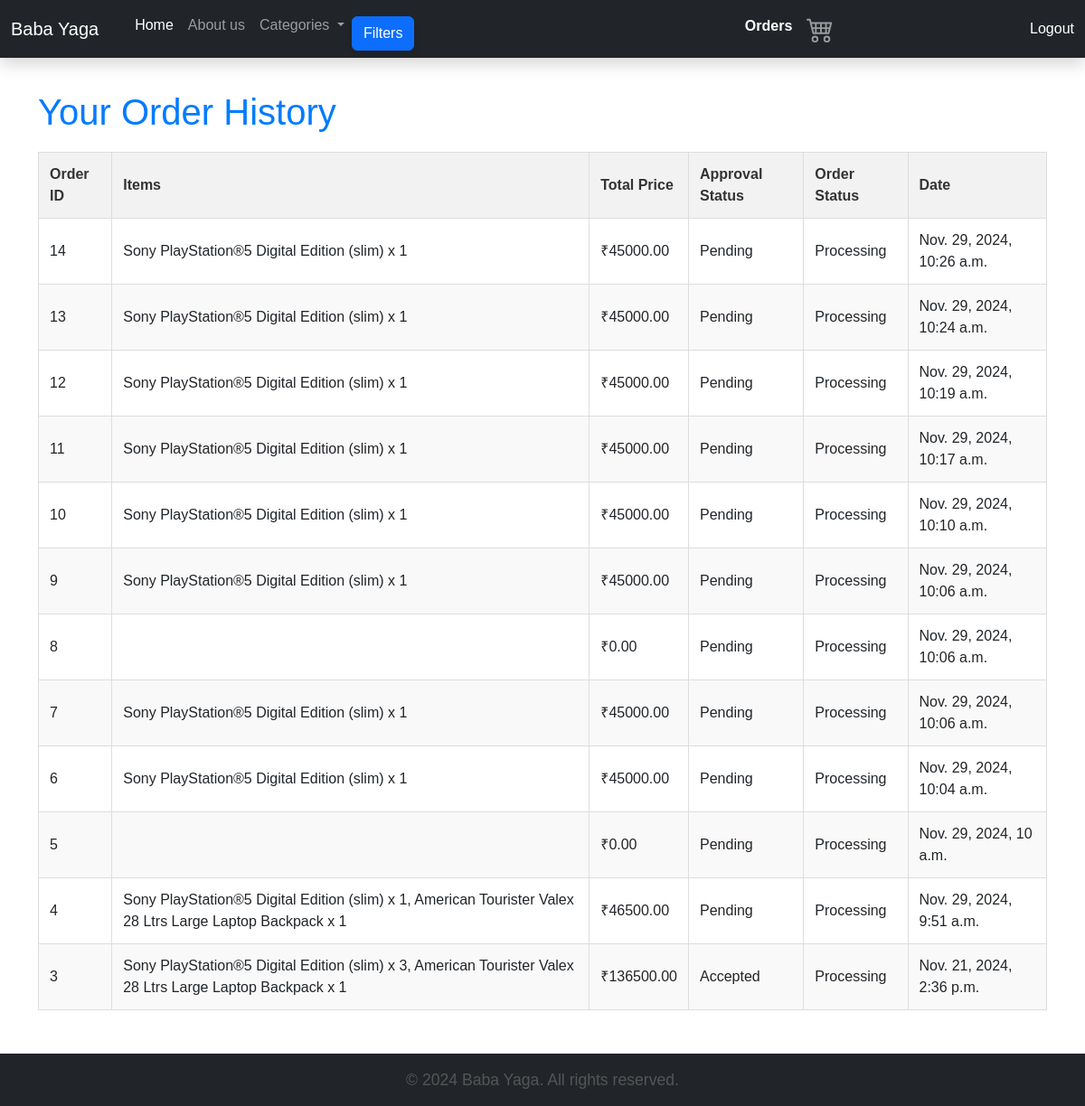
The page /order-history/ (signed in) on the database its author committed.
### shop/models.py (models this page shows, shortened)
class Checkout(models.Model):
    user = models.ForeignKey(User, on_delete=models.CASCADE, related_name='orders')
    order_items = models.TextField()  # Store order items as a comma-separated list
    total_price = models.DecimalField(max_digits=10, decimal_places=2)
    payment_status = models.CharField(
        max_length=20,
        choices=[('Paid', 'Paid'), ('Pending', 'Pending')]
    )
    order_status = models.CharField(
        max_length=20,
        choices=[
            ('Processing', 'Processing'),
            ('Shipped', 'Shipped'),
            ('Delivered', 'Delivered'),
            ('Rejected', 'Rejected')
        ],
        default='Processing'
    )
    approval_status = models.CharField(
        max_length=20,
        choices=[('Pending', 'Pending'), ('Accepted', 'Accepted'), ('Rejected', 'Rejected')],
        default='Pending'
    )
    created_at = models.DateTimeField(auto_now_add=True)

### shop/views.py (the view)
# urls.py: path('order-history/', OrderHistoryView.as_view(), name='order_history'),
@method_decorator(login_required, name='dispatch')
class OrderHistoryView(View):
    def get(self, request):
        orders = Checkout.objects.filter(user=request.user).order_by('-created_at')
        return render(request, 'shop/order_history.html', {'orders': orders})

### shop/context_processors.py (called while the page is built)
def categories(request):
    return {'categories': Category.objects.all()}

### shop/templates/shop/order_history.html (shortened to what this page needs)
{% extends 'shop/base_generic.html' %}
{% block content %}
    <h1>Your Order History</h1>
    {% if orders %}
    <table class="order-history-table">
        <thead>
            <tr>
                <th>Order ID</th>
                <th>Items</th>
                <th>Total Price</th>
                <th>Approval Status</th>
                <th>Order Status</th>
                <th>Date</th>
            </tr>
        </thead>
        <tbody>
            {% for order in orders %}
            <tr>
                <td>{{ order.id }}</td>
                <td>{{ order.order_items }}</td>
                <td>₹{{ order.total_price }}</td>
                <td>{{ order.get_approval_status_display }}</td>
                <td>{{ order.get_order_status_display }}</td>
                <td>{{ order.created_at }}</td>
            </tr>
            {% endfor %}
        </tbody>
    </table>
    {% else %}
        <p>You have no past orders.</p>
    {% endif %}
{% endblock %}

### shop/templates/shop/base_generic.html (style rules this page uses)
body { font-family: Arial, sans-serif; margin: 0; padding: 0; display: flex; flex-direction: column; min-height: 100vh; }

### shop/templates/shop/order_history.html (style rules this page uses)
.order-history-table { width: 100%; border-collapse: collapse; margin-top: 20px; }
.order-history-table th, .order-history-table td { border: 1px solid #ddd; padding: 12px; text-align: left; }
.order-history-table th { background-color: #f2f2f2; color: #333; font-weight: bold; }
.order-history-table tr:nth-child(even) { background-color: #f9f9f9; }
h1 { margin-bottom: 20px; color: #007bff; }

### rows shown on the page
Checkout: id "14", order_items "Sony PlayStation®5 Digital Edition (slim) x 1", total_price "45000.00", approval_status "Pending", order_status "Processing", created_at "Nov. 29, 2024, 10:26 a.m."
Checkout: id "13", order_items "Sony PlayStation®5 Digital Edition (slim) x 1", total_price "45000.00", approval_status "Pending", order_status "Processing", created_at "Nov. 29, 2024, 10:24 a.m."
Checkout: id "12", order_items "Sony PlayStation®5 Digital Edition (slim) x 1", total_price "45000.00", approval_status "Pending", order_status "Processing", created_at "Nov. 29, 2024, 10:19 a.m."
Checkout: id "11", order_items "Sony PlayStation®5 Digital Edition (slim) x 1", total_price "45000.00", approval_status "Pending", order_status "Processing", created_at "Nov. 29, 2024, 10:17 a.m."
Checkout: id "10", order_items "Sony PlayStation®5 Digital Edition (slim) x 1", total_price "45000.00", approval_status "Pending", order_status "Processing", created_at "Nov. 29, 2024, 10:10 a.m."
Checkout: id "9", order_items "Sony PlayStation®5 Digital Edition (slim) x 1", total_price "45000.00", approval_status "Pending", order_status "Processing", created_at "Nov. 29, 2024, 10:06 a.m."
Checkout: id "8", total_price "0.00", approval_status "Pending", order_status "Processing", created_at "Nov. 29, 2024, 10:06 a.m."
Checkout: id "7", order_items "Sony PlayStation®5 Digital Edition (slim) x 1", total_price "45000.00", approval_status "Pending", order_status "Processing", created_at "Nov. 29, 2024, 10:06 a.m."
Checkout: id "6", order_items "Sony PlayStation®5 Digital Edition (slim) x 1", total_price "45000.00", approval_status "Pending", order_status "Processing", created_at "Nov. 29, 2024, 10:04 a.m."
Checkout: id "5", total_price "0.00", approval_status "Pending", order_status "Processing", created_at "Nov. 29, 2024, 10 a.m."
Checkout: id "4", order_items "Sony PlayStation®5 Digital Edition (slim) x 1, American Tourister Valex 28 Ltrs Large Laptop Backpack x 1", total_price "46500.00", approval_status "Pending", order_status "Processing", created_at "Nov. 29, 2024, 9:51 a.m."
Checkout: id "3", order_items "Sony PlayStation®5 Digital Edition (slim) x 3, American Tourister Valex 28 Ltrs Large Laptop Backpack x 1", total_price "136500.00", approval_status "Accepted", order_status "Processing", created_at "Nov. 21, 2024, 2:36 p.m."
